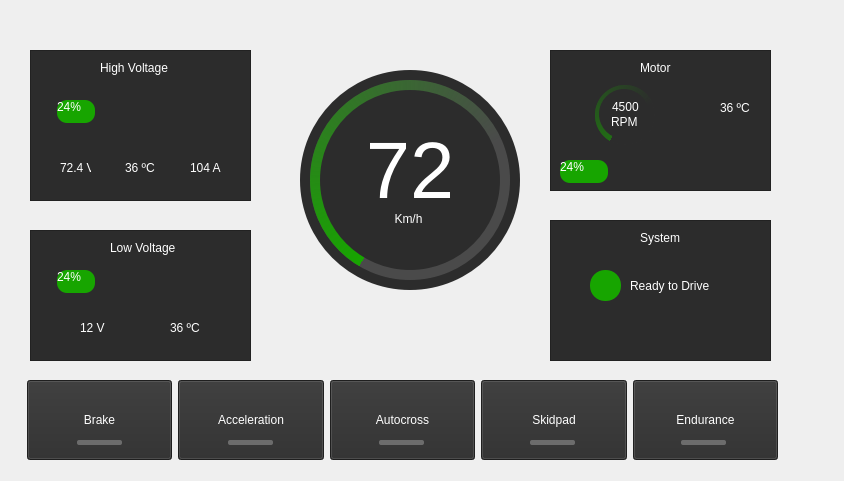
<?xml version="1.0" encoding="UTF-8"?>
<ui version="4.0">
 <class>Widget</class>
 <widget class="QWidget" name="Widget">
  <property name="geometry">
   <rect>
    <x>0</x>
    <y>0</y>
    <width>844</width>
    <height>481</height>
   </rect>
  </property>
  <property name="windowTitle">
   <string>Widget</string>
  </property>
  <widget class="QWidget" name="horizontalLayoutWidget">
   <property name="geometry">
    <rect>
     <x>27</x>
     <y>380</y>
     <width>751</width>
     <height>80</height>
    </rect>
   </property>
   <layout class="QHBoxLayout" name="horizontalLayout">
    <item>
     <widget class="QPushButton" name="BrakeButton">
      <property name="sizePolicy">
       <sizepolicy hsizetype="Preferred" vsizetype="Preferred">
        <horstretch>0</horstretch>
        <verstretch>0</verstretch>
       </sizepolicy>
      </property>
      <property name="styleSheet">
       <string notr="true">background-color: rgb(44, 44, 44);
color: white;

</string>
      </property>
      <property name="text">
       <string>Brake</string>
      </property>
     </widget>
    </item>
    <item>
     <widget class="QPushButton" name="AccelerationButton">
      <property name="sizePolicy">
       <sizepolicy hsizetype="Preferred" vsizetype="Preferred">
        <horstretch>0</horstretch>
        <verstretch>0</verstretch>
       </sizepolicy>
      </property>
      <property name="styleSheet">
       <string notr="true">background-color: rgb(44, 44, 44);
color: white;

</string>
      </property>
      <property name="text">
       <string>Acceleration</string>
      </property>
     </widget>
    </item>
    <item>
     <widget class="QPushButton" name="AutocrossButon">
      <property name="sizePolicy">
       <sizepolicy hsizetype="Preferred" vsizetype="Preferred">
        <horstretch>0</horstretch>
        <verstretch>0</verstretch>
       </sizepolicy>
      </property>
      <property name="styleSheet">
       <string notr="true">background-color: rgb(44, 44, 44);
color: white;

</string>
      </property>
      <property name="text">
       <string>Autocross</string>
      </property>
     </widget>
    </item>
    <item>
     <widget class="QPushButton" name="SkidpadButton">
      <property name="sizePolicy">
       <sizepolicy hsizetype="Preferred" vsizetype="Preferred">
        <horstretch>0</horstretch>
        <verstretch>0</verstretch>
       </sizepolicy>
      </property>
      <property name="styleSheet">
       <string notr="true">background-color: rgb(44, 44, 44);
color: white;

</string>
      </property>
      <property name="text">
       <string>Skidpad</string>
      </property>
     </widget>
    </item>
    <item>
     <widget class="QPushButton" name="EnduranceButton">
      <property name="sizePolicy">
       <sizepolicy hsizetype="Preferred" vsizetype="Preferred">
        <horstretch>0</horstretch>
        <verstretch>0</verstretch>
       </sizepolicy>
      </property>
      <property name="styleSheet">
       <string notr="true">background-color: rgb(44, 44, 44);
color: white;

</string>
      </property>
      <property name="text">
       <string>Endurance</string>
      </property>
     </widget>
    </item>
   </layout>
  </widget>
  <widget class="QFrame" name="Odometro">
   <property name="geometry">
    <rect>
     <x>260</x>
     <y>30</y>
     <width>300</width>
     <height>300</height>
    </rect>
   </property>
   <property name="styleSheet">
    <string notr="true">QFrame{
	border: none;
}</string>
   </property>
   <property name="frameShape">
    <enum>QFrame::StyledPanel</enum>
   </property>
   <property name="frameShadow">
    <enum>QFrame::Raised</enum>
   </property>
   <widget class="QFrame" name="CircularPB">
    <property name="geometry">
     <rect>
      <x>50</x>
      <y>50</y>
      <width>200</width>
      <height>200</height>
     </rect>
    </property>
    <property name="sizePolicy">
     <sizepolicy hsizetype="Preferred" vsizetype="Preferred">
      <horstretch>0</horstretch>
      <verstretch>0</verstretch>
     </sizepolicy>
    </property>
    <property name="layoutDirection">
     <enum>Qt::LeftToRight</enum>
    </property>
    <property name="styleSheet">
     <string notr="true">QFrame{
	border-radius: 100px;
	background-color: qconicalgradient(cx:0.5, cy:0.5, angle:240, stop:0.4 rgba(210, 22, 116, 0), stop:1 rgba(23, 165, 0, 255));
}</string>
    </property>
    <property name="frameShape">
     <enum>QFrame::NoFrame</enum>
    </property>
    <property name="frameShadow">
     <enum>QFrame::Raised</enum>
    </property>
   </widget>
   <widget class="QFrame" name="CircularBg">
    <property name="geometry">
     <rect>
      <x>50</x>
      <y>50</y>
      <width>200</width>
      <height>200</height>
     </rect>
    </property>
    <property name="styleSheet">
     <string notr="true">QFrame{
	border: none;
	border-radius: 100px;
	background-color:  rgba(108, 108, 108, 120);
}</string>
    </property>
    <property name="frameShape">
     <enum>QFrame::StyledPanel</enum>
    </property>
    <property name="frameShadow">
     <enum>QFrame::Raised</enum>
    </property>
   </widget>
   <widget class="QFrame" name="container">
    <property name="geometry">
     <rect>
      <x>60</x>
      <y>60</y>
      <width>180</width>
      <height>180</height>
     </rect>
    </property>
    <property name="styleSheet">
     <string notr="true">QFrame{
	border-radius: 90px;
	background-color: rgb(44, 44, 44);
}</string>
    </property>
    <property name="frameShape">
     <enum>QFrame::StyledPanel</enum>
    </property>
    <property name="frameShadow">
     <enum>QFrame::Raised</enum>
    </property>
    <widget class="QLabel" name="label">
     <property name="geometry">
      <rect>
       <x>50</x>
       <y>40</y>
       <width>80</width>
       <height>80</height>
      </rect>
     </property>
     <property name="styleSheet">
      <string notr="true">font-size: 80px;
color: white;</string>
     </property>
     <property name="text">
      <string>72</string>
     </property>
     <property name="textFormat">
      <enum>Qt::AutoText</enum>
     </property>
     <property name="alignment">
      <set>Qt::AlignCenter</set>
     </property>
    </widget>
    <widget class="QLabel" name="label_2">
     <property name="geometry">
      <rect>
       <x>55</x>
       <y>120</y>
       <width>67</width>
       <height>17</height>
      </rect>
     </property>
     <property name="styleSheet">
      <string notr="true">color: white;</string>
     </property>
     <property name="text">
      <string>Km/h</string>
     </property>
     <property name="alignment">
      <set>Qt::AlignCenter</set>
     </property>
    </widget>
   </widget>
   <widget class="QFrame" name="outsideCircle">
    <property name="geometry">
     <rect>
      <x>40</x>
      <y>40</y>
      <width>220</width>
      <height>220</height>
     </rect>
    </property>
    <property name="styleSheet">
     <string notr="true">QFrame{
	border: none;
	border-radius: 110px;
	background-color: rgb(44, 44, 44);
}</string>
    </property>
    <property name="frameShape">
     <enum>QFrame::StyledPanel</enum>
    </property>
    <property name="frameShadow">
     <enum>QFrame::Raised</enum>
    </property>
   </widget>
   <zorder>outsideCircle</zorder>
   <zorder>CircularBg</zorder>
   <zorder>CircularPB</zorder>
   <zorder>container</zorder>
  </widget>
  <widget class="QFrame" name="BrakeStatus">
   <property name="geometry">
    <rect>
     <x>77</x>
     <y>440</y>
     <width>45</width>
     <height>5</height>
    </rect>
   </property>
   <property name="styleSheet">
    <string notr="true">QFrame{
	border: none;
	border-radius: 2px;
	background-color: rgb(108, 108, 108);
}

QFrame::hover{
	background-color: rgb(23, 165, 0);
}</string>
   </property>
   <property name="frameShape">
    <enum>QFrame::StyledPanel</enum>
   </property>
   <property name="frameShadow">
    <enum>QFrame::Raised</enum>
   </property>
  </widget>
  <widget class="QFrame" name="AutocrossStatus">
   <property name="geometry">
    <rect>
     <x>379</x>
     <y>440</y>
     <width>45</width>
     <height>5</height>
    </rect>
   </property>
   <property name="styleSheet">
    <string notr="true">QFrame{
	border: none;
	border-radius: 2px;
	background-color: rgb(108, 108, 108);
}</string>
   </property>
   <property name="frameShape">
    <enum>QFrame::StyledPanel</enum>
   </property>
   <property name="frameShadow">
    <enum>QFrame::Raised</enum>
   </property>
  </widget>
  <widget class="QFrame" name="AccelerationStatus">
   <property name="geometry">
    <rect>
     <x>228</x>
     <y>440</y>
     <width>45</width>
     <height>5</height>
    </rect>
   </property>
   <property name="styleSheet">
    <string notr="true">QFrame{
	border: none;
	border-radius: 2px;
	background-color: rgb(108, 108, 108);
}</string>
   </property>
   <property name="frameShape">
    <enum>QFrame::StyledPanel</enum>
   </property>
   <property name="frameShadow">
    <enum>QFrame::Raised</enum>
   </property>
  </widget>
  <widget class="QFrame" name="EnduranceStatus">
   <property name="geometry">
    <rect>
     <x>681</x>
     <y>440</y>
     <width>45</width>
     <height>5</height>
    </rect>
   </property>
   <property name="styleSheet">
    <string notr="true">QFrame{
	border: none;
	border-radius: 2px;
	background-color: rgb(108, 108, 108);
}</string>
   </property>
   <property name="frameShape">
    <enum>QFrame::StyledPanel</enum>
   </property>
   <property name="frameShadow">
    <enum>QFrame::Raised</enum>
   </property>
  </widget>
  <widget class="QFrame" name="SkidpadStatus">
   <property name="geometry">
    <rect>
     <x>530</x>
     <y>440</y>
     <width>45</width>
     <height>5</height>
    </rect>
   </property>
   <property name="styleSheet">
    <string notr="true">QFrame{
	border: none;
	border-radius: 2px;
	background-color: rgb(108, 108, 108);
}</string>
   </property>
   <property name="frameShape">
    <enum>QFrame::StyledPanel</enum>
   </property>
   <property name="frameShadow">
    <enum>QFrame::Raised</enum>
   </property>
  </widget>
  <widget class="QFrame" name="HighVoltage">
   <property name="geometry">
    <rect>
     <x>30</x>
     <y>50</y>
     <width>221</width>
     <height>151</height>
    </rect>
   </property>
   <property name="styleSheet">
    <string notr="true">background-color: rgb(44, 44, 44);
color: white;</string>
   </property>
   <property name="frameShape">
    <enum>QFrame::StyledPanel</enum>
   </property>
   <property name="frameShadow">
    <enum>QFrame::Raised</enum>
   </property>
   <widget class="QProgressBar" name="BatteryLevelHV">
    <property name="geometry">
     <rect>
      <x>27</x>
      <y>50</y>
      <width>161</width>
      <height>23</height>
     </rect>
    </property>
    <property name="styleSheet">
     <string notr="true">QProgressBar {
     border: none;
     background-color: rgb(44, 44, 44);
 }

QProgressBar::chunk {
	background-color: rgb(23, 165, 0);
	border-radius: 10px;
}</string>
    </property>
    <property name="value">
     <number>24</number>
    </property>
   </widget>
   <widget class="QLabel" name="TitleHV">
    <property name="geometry">
     <rect>
      <x>70</x>
      <y>10</y>
      <width>71</width>
      <height>16</height>
     </rect>
    </property>
    <property name="text">
     <string>High Voltage</string>
    </property>
   </widget>
   <widget class="QLabel" name="VoltsHV">
    <property name="geometry">
     <rect>
      <x>30</x>
      <y>110</y>
      <width>31</width>
      <height>16</height>
     </rect>
    </property>
    <property name="text">
     <string>72.4 V</string>
    </property>
   </widget>
   <widget class="QLabel" name="CelsiusHV">
    <property name="geometry">
     <rect>
      <x>95</x>
      <y>110</y>
      <width>31</width>
      <height>16</height>
     </rect>
    </property>
    <property name="text">
     <string>36 ºC</string>
    </property>
   </widget>
   <widget class="QLabel" name="AmperesHV">
    <property name="geometry">
     <rect>
      <x>160</x>
      <y>110</y>
      <width>31</width>
      <height>16</height>
     </rect>
    </property>
    <property name="text">
     <string>104 A</string>
    </property>
   </widget>
  </widget>
  <widget class="QFrame" name="LowVoltage">
   <property name="geometry">
    <rect>
     <x>30</x>
     <y>230</y>
     <width>221</width>
     <height>131</height>
    </rect>
   </property>
   <property name="styleSheet">
    <string notr="true">background-color: rgb(44, 44, 44);
color: white;</string>
   </property>
   <property name="frameShape">
    <enum>QFrame::StyledPanel</enum>
   </property>
   <property name="frameShadow">
    <enum>QFrame::Raised</enum>
   </property>
   <widget class="QLabel" name="TitleLV">
    <property name="geometry">
     <rect>
      <x>80</x>
      <y>10</y>
      <width>71</width>
      <height>16</height>
     </rect>
    </property>
    <property name="text">
     <string>Low Voltage</string>
    </property>
   </widget>
   <widget class="QProgressBar" name="BatteryLevelLV">
    <property name="geometry">
     <rect>
      <x>27</x>
      <y>40</y>
      <width>161</width>
      <height>23</height>
     </rect>
    </property>
    <property name="styleSheet">
     <string notr="true">QProgressBar {
     border: none;
     background-color: rgb(44, 44, 44);
 }

QProgressBar::chunk {
	background-color: rgb(23, 165, 0);
	border-radius: 10px;
}</string>
    </property>
    <property name="value">
     <number>24</number>
    </property>
   </widget>
   <widget class="QLabel" name="VoltslV">
    <property name="geometry">
     <rect>
      <x>50</x>
      <y>90</y>
      <width>31</width>
      <height>16</height>
     </rect>
    </property>
    <property name="text">
     <string>12 V</string>
    </property>
   </widget>
   <widget class="QLabel" name="CelsiusLV">
    <property name="geometry">
     <rect>
      <x>140</x>
      <y>90</y>
      <width>31</width>
      <height>16</height>
     </rect>
    </property>
    <property name="text">
     <string>36 ºC</string>
    </property>
   </widget>
  </widget>
  <widget class="QFrame" name="frame">
   <property name="geometry">
    <rect>
     <x>550</x>
     <y>220</y>
     <width>221</width>
     <height>141</height>
    </rect>
   </property>
   <property name="styleSheet">
    <string notr="true">background-color: rgb(44, 44, 44);
color: white;</string>
   </property>
   <property name="frameShape">
    <enum>QFrame::StyledPanel</enum>
   </property>
   <property name="frameShadow">
    <enum>QFrame::Raised</enum>
   </property>
   <widget class="QLabel" name="TitleSystem">
    <property name="geometry">
     <rect>
      <x>90</x>
      <y>10</y>
      <width>41</width>
      <height>16</height>
     </rect>
    </property>
    <property name="text">
     <string>System</string>
    </property>
   </widget>
   <widget class="QLabel" name="StatusTitle">
    <property name="geometry">
     <rect>
      <x>80</x>
      <y>58</y>
      <width>81</width>
      <height>16</height>
     </rect>
    </property>
    <property name="text">
     <string>Ready to Drive</string>
    </property>
   </widget>
   <widget class="QFrame" name="CarStatus">
    <property name="geometry">
     <rect>
      <x>40</x>
      <y>50</y>
      <width>31</width>
      <height>31</height>
     </rect>
    </property>
    <property name="styleSheet">
     <string notr="true">border: none;
border-radius: 15px;
background-color: rgb(23, 165, 0);</string>
    </property>
    <property name="frameShape">
     <enum>QFrame::StyledPanel</enum>
    </property>
    <property name="frameShadow">
     <enum>QFrame::Raised</enum>
    </property>
   </widget>
  </widget>
  <widget class="QFrame" name="Motor">
   <property name="geometry">
    <rect>
     <x>550</x>
     <y>50</y>
     <width>221</width>
     <height>141</height>
    </rect>
   </property>
   <property name="styleSheet">
    <string notr="true">background-color: rgb(44, 44, 44);
color: white;</string>
   </property>
   <property name="frameShape">
    <enum>QFrame::StyledPanel</enum>
   </property>
   <property name="frameShadow">
    <enum>QFrame::Raised</enum>
   </property>
   <widget class="QLabel" name="TitleMotor">
    <property name="geometry">
     <rect>
      <x>90</x>
      <y>10</y>
      <width>41</width>
      <height>16</height>
     </rect>
    </property>
    <property name="text">
     <string>Motor</string>
    </property>
   </widget>
   <widget class="QLabel" name="label_3">
    <property name="geometry">
     <rect>
      <x>170</x>
      <y>50</y>
      <width>31</width>
      <height>16</height>
     </rect>
    </property>
    <property name="text">
     <string>36 ºC</string>
    </property>
   </widget>
   <widget class="QProgressBar" name="progressBar">
    <property name="geometry">
     <rect>
      <x>10</x>
      <y>110</y>
      <width>201</width>
      <height>23</height>
     </rect>
    </property>
    <property name="styleSheet">
     <string notr="true">QProgressBar {
     border: none;
     background-color: rgb(44, 44, 44);
 }

QProgressBar::chunk {
	background-color: rgb(23, 165, 0);
	border-radius: 10px;
}</string>
    </property>
    <property name="value">
     <number>24</number>
    </property>
   </widget>
   <widget class="QFrame" name="OdometroMotor">
    <property name="geometry">
     <rect>
      <x>40</x>
      <y>30</y>
      <width>70</width>
      <height>70</height>
     </rect>
    </property>
    <property name="styleSheet">
     <string notr="true">QFrame{
	border-radius: 35px;
	background-color: rgb(44, 44, 44);
}</string>
    </property>
    <property name="frameShape">
     <enum>QFrame::StyledPanel</enum>
    </property>
    <property name="frameShadow">
     <enum>QFrame::Raised</enum>
    </property>
    <widget class="QFrame" name="CircularPBMotor">
     <property name="geometry">
      <rect>
       <x>5</x>
       <y>5</y>
       <width>60</width>
       <height>60</height>
      </rect>
     </property>
     <property name="styleSheet">
      <string notr="true">QFrame{
	border-radius: 30px;
	background-color: qconicalgradient(cx:0.5, cy:0.5, angle:240, stop:0.4 rgba(210, 22, 116, 0), stop:1 rgba(23, 165, 0, 255));
}</string>
     </property>
     <property name="frameShape">
      <enum>QFrame::StyledPanel</enum>
     </property>
     <property name="frameShadow">
      <enum>QFrame::Raised</enum>
     </property>
     <widget class="QFrame" name="CircularBg_3">
      <property name="geometry">
       <rect>
        <x>0</x>
        <y>0</y>
        <width>60</width>
        <height>60</height>
       </rect>
      </property>
      <property name="styleSheet">
       <string notr="true">QFrame{
	border-radius: 30px;
	background-color: rgba(44, 44, 44, 120);
}</string>
      </property>
      <property name="frameShape">
       <enum>QFrame::StyledPanel</enum>
      </property>
      <property name="frameShadow">
       <enum>QFrame::Raised</enum>
      </property>
      <widget class="QFrame" name="frame_2">
       <property name="geometry">
        <rect>
         <x>4</x>
         <y>4</y>
         <width>50</width>
         <height>50</height>
        </rect>
       </property>
       <property name="styleSheet">
        <string notr="true">QFrame{
	border: none;
	border-radius: 25px;
	background-color: rgb(44, 44, 44);
}</string>
       </property>
       <property name="frameShape">
        <enum>QFrame::StyledPanel</enum>
       </property>
       <property name="frameShadow">
        <enum>QFrame::Raised</enum>
       </property>
       <widget class="QLabel" name="label_6">
        <property name="geometry">
         <rect>
          <x>13</x>
          <y>10</y>
          <width>31</width>
          <height>16</height>
         </rect>
        </property>
        <property name="text">
         <string>4500</string>
        </property>
       </widget>
       <widget class="QLabel" name="label_7">
        <property name="geometry">
         <rect>
          <x>12</x>
          <y>25</y>
          <width>31</width>
          <height>16</height>
         </rect>
        </property>
        <property name="text">
         <string>RPM</string>
        </property>
       </widget>
      </widget>
     </widget>
    </widget>
   </widget>
  </widget>
 </widget>
 <resources/>
 <connections/>
</ui>
